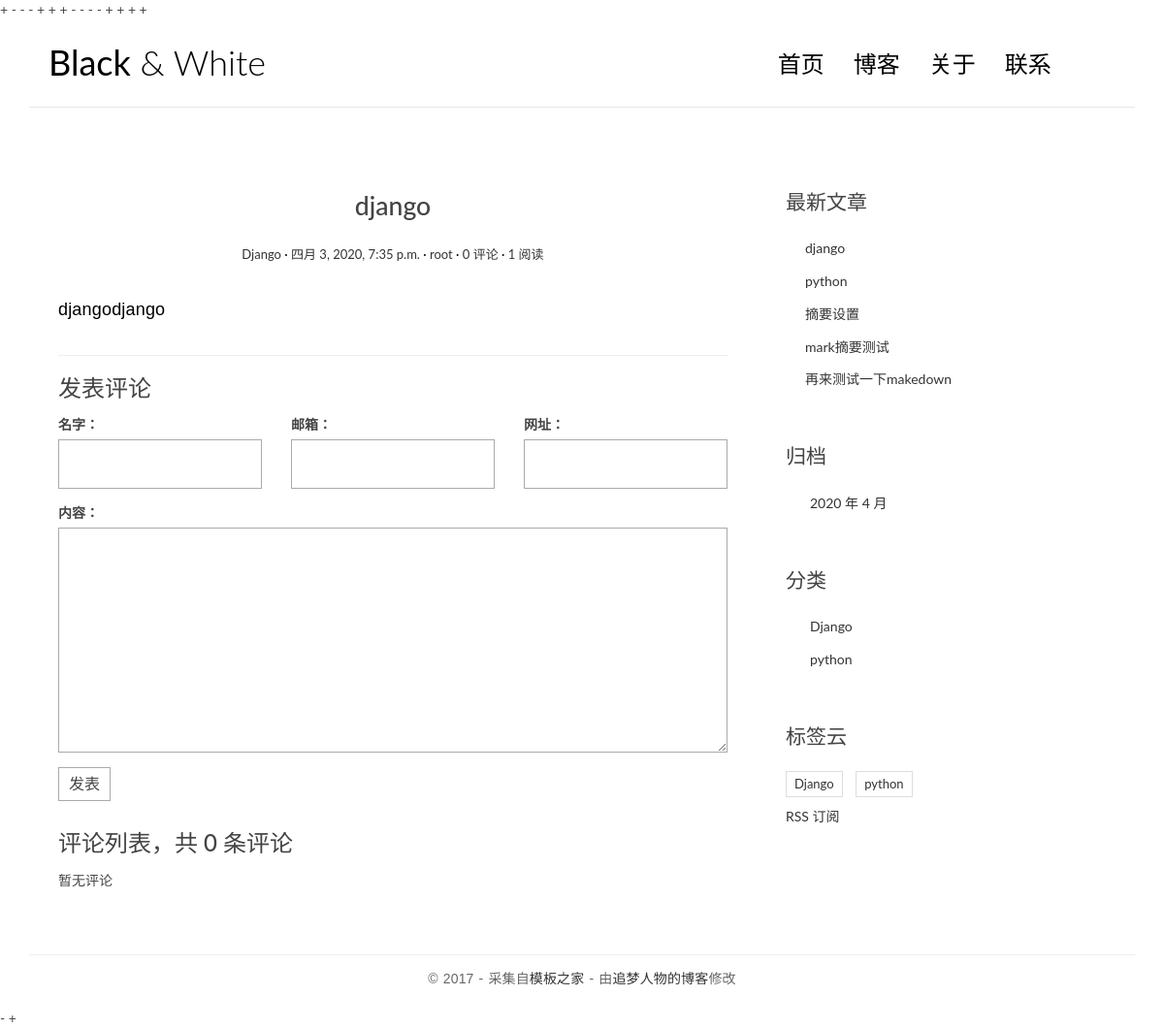
/posts/7, run on an earlier commit of the app's database.
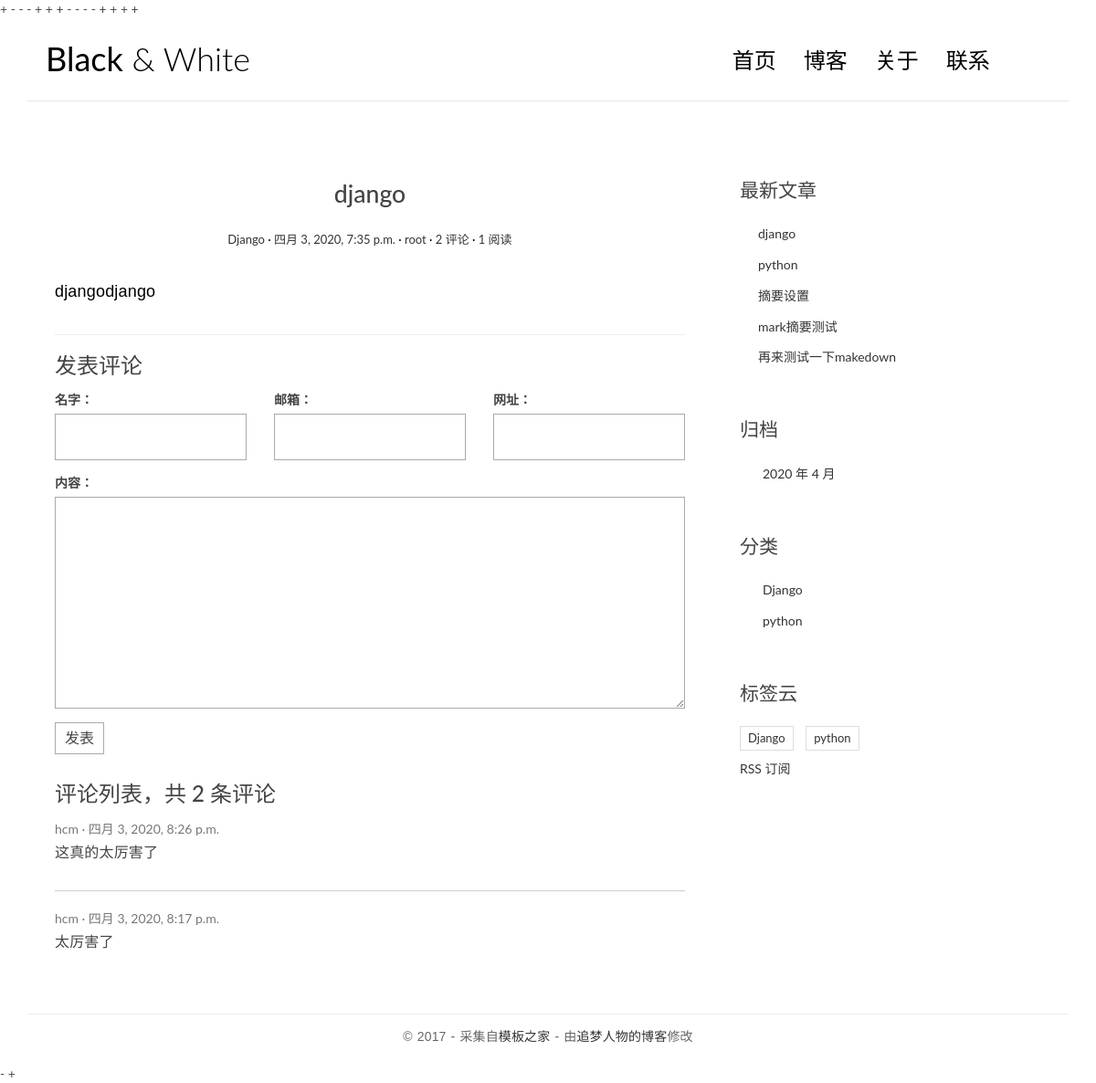
And on a later commit of the database.
### blog/models.py (models this page shows, shortened)
class Post(models.Model):
    title = models.CharField('标题', max_length=70)
    body = models.TextField('正文')
    created_time = models.DateTimeField('创建时间', default=timezone.now)
    modified_time = models.DateTimeField('修改时间')
    excerpt = models.CharField('摘要', max_length=200, blank=True)
    category = models.ForeignKey(Category, verbose_name='分类', on_delete=models.CASCADE)
    tags = models.ManyToManyField(Tag, verbose_name='标签', blank=True)
    author = models.ForeignKey(User, verbose_name='作者', on_delete=models.CASCADE)
    views = models.PositiveIntegerField(default=0, editable=False)
    class Meta:
        verbose_name = '文章'
        verbose_name_plural = verbose_name
    def save(self, *args, **kwargs):
        md = markdown.Markdown(extensions=[
            'markdown.extensions.extra',
            'markdown.extensions.codehilite',
        ])
        self.excerpt = strip_tags(md.convert(self.body))[:54]
        super().save(*args, **kwargs)
    def get_absolute_url(self):
        return reverse('blog:detail', kwargs = {
            'pk':self.pk
        })
    def increase_views(self):
        self.views += 1
        self.save(update_fields=['views'])

class Category(models.Model):
    name = models.CharField(max_length=100)
    class Meta:
        verbose_name = '分类'
        verbose_name_plural = verbose_name

class Tag(models.Model):
    name = models.CharField(max_length=100)
    class Meta:
        verbose_name = '标签'
        verbose_name_plural = verbose_name

### comments/models.py (models this page shows, shortened)
class Comment(models.Model):
    name = models.CharField('名字', max_length=50)
    email = models.EmailField('邮箱')
    url = models.URLField('网址', blank=True)
    text = models.TextField('内容')
    created_time = models.DateTimeField('创建时间', default=timezone.now)
    post = models.ForeignKey('blog.Post', verbose_name='文章', on_delete=models.CASCADE)
    class Meta:
        verbose_name = '评论'
        verbose_name_plural = verbose_name

### blog/views.py (the view)
# urls.py: path('posts/<int:pk>', views.detail, name = 'detail'),
def detail(request,pk):
    post = get_object_or_404(Post, pk=pk)
    post.increase_views()
    md = markdown.Markdown(extensions=[
        'markdown.extensions.extra',
        'markdown.extensions.codehilite',
        'markdown.extensions.toc',
        TocExtension(slugify=slugify),
    ])
    post.body = md.convert(post.body)
    m = re.search(r'<div class="toc">\s*<ul>(.*)</ul>\s*</div>', md.toc, re.S)
    post.toc = m.group(1) if m is not None else ''
    return render(request, 'blog/detail.html', context={'post': post})

### templates/blog/detail.html (shortened to what this page needs)
{% extends 'base.html' %}
{% load comments_extras %}
                {% block main %}
                    <article class="post post-{{ post.pk }}">
                         <header class="entry-header">
                        <h1 class="entry-title">{{ post.title }}</h1>
                        <div class="entry-meta">
                          <span class="post-category"><a href="#">{{ post.category.name }}</a></span>
                          <span class="post-date"><a href="#"><time class="entry-date"
                                                                    datetime="{{ post.created_time }}">{{ post.created_time }}</time></a></span>
                          <span class="post-author"><a href="#">{{ post.author }}</a></span>
                          <span class="comments-link"><a href="#comment-area">{{ post.comment_set.count }} 评论</a></span>
                          <span class="views-count"><a href="#">{{ post.views }} 阅读</a></span>
                        </div>
                      </header>
                      <div class="entry-content clearfix">
                        {{ post.body|safe }}
                      </div>
                    </article>
                <section class="comment-area" id="comment-area">
                <div>
                    <hr>
                        <h3>发表评论</h3>
                        {% show_comment_form post %}
                        <div class="comment-list-panel">
                            {% show_comments post %}
                        </div>
                    </div>
                </section>
                {% endblock main %}

### templates/base.html (shortened to what this page needs)
+ {% load static %}
{% load blog_extras %}
<!DOCTYPE html>
<html>
<head>
      - <link rel="stylesheet" href="css/bootstrap.min.css">
      <link rel="stylesheet" href="http://code.ionicframework.com/ionicons/2.0.1/css/ionicons.min.css">
      - <link rel="stylesheet" href="css/pace.css">
      - <link rel="stylesheet" href="css/custom.css">
      + <link rel="stylesheet" href="{% static 'blog/css/bootstrap.min.css' %}">
      + <link rel="stylesheet" href="{% static 'blog/css/pace.css' %}">
      + <link rel="stylesheet" href="{% static 'blog/css/custom.css' %}">
      - <script src="js/jquery-2.1.3.min.js"></script>
      - <script src="js/bootstrap.min.js"></script>
      - <script src="js/pace.min.js"></script>
      - <script src="js/modernizr.custom.js"></script>
      + <script src="{% static 'blog/js/jquery-2.1.3.min.js' %}"></script>
      + <script src="{% static 'blog/js/bootstrap.min.js' %}"></script>
      + <script src="{% static 'blog/js/pace.min.js' %}"></script>
      + <script src="{% static 'blog/js/modernizr.custom.js' %}"></script>
</head>
<body>
<div class="container">
    <header id="site-header">
        <div class="row">
            <div class="col-md-4 col-sm-5 col-xs-8">
                <div class="logo">
                    <h1><a href="{% url 'blog:index' %}"><b>Black</b> &amp; White</a></h1>
                </div>
            </div>
            <div class="col-md-8 col-sm-7 col-xs-4">
                <nav class="main-nav" role="navigation">
                    <div class="collapse navbar-collapse" id="bs-example-navbar-collapse-1">
                        <ul class="nav navbar-nav navbar-right">
                            <li class="cl-effect-11"><a href="{% url 'blog:index' %}" data-hover="首页">首页</a></li>
                            <li class="cl-effect-11"><a href="full-width.html" data-hover="博客">博客</a></li>
                            <li class="cl-effect-11"><a href="about.html" data-hover="关于">关于</a></li>
                            <li class="cl-effect-11"><a href="contact.html" data-hover="联系">联系</a></li>
                        </ul>
                    </div>
                </nav>
            </div>
        </div>
    </header>
</div>
<div class="content-body">
    <div class="container">
        <div class="row">
            <main class="col-md-8">
                {% block main %}
                {% endblock main %}
            </main>
            <aside class="col-md-4">
                {% show_recent_posts %}
                {% show_archives %}
                {% show_categories %}
                {% show_tags %}
                <a href=""> RSS 订阅</a>
            </aside>
        </div>
    </div>
</div>
<footer id="site-footer">
    <div class="container">
        <div class="row">
            <div class="col-md-12">
                <p class="copyright">&copy 2017 - 采集自<a href="http://www.cssmoban.com/"
                                                        target="_blank" title="模板之家">模板之家</a>
                    - 由<a href="http://zmrenwu.com/" title="网页模板" target="_blank">追梦人物的博客</a>修改
                </p>
            </div>
        </div>
    </div>
</footer>
- <script src="js/script.js' %}"></script>
+ <script src="{% static 'blog/js/script.js' %}"></script>
</body>
</html>

### templates/comments/inclusions/_form.html (shortened to what this page needs)
<!DOCTYPE html>
<html lang="en">
<head>
</head>
<body>
    <form action="{% url 'comments:comment' post.pk %}" method="post" class="comment-form">
      <div class="row">
        <div class="col-md-4">
          <label for="{{ form.name.id_for_label }}">{{ form.name.label }}：</label>
          {{ form.name }}
        </div>
        <div class="col-md-4">
          <label for="{{ form.email.id_for_label }}">{{ form.email.label }}：</label>
          {{ form.email }}
        </div>
        <div class="col-md-4">
          <label for="{{ form.url.id_for_label }}">{{ form.url.label }}：</label>
          {{ form.url }}
        </div>
        <div class="col-md-12">
          <label for="{{ form.text.id_for_label }}">{{ form.text.label }}：</label>
          {{ form.text }}
          <button type="submit" class="comment-btn">发表</button>
        </div>
      </div>
    </form>
</body>
</html>

### templates/comments/inclusions/_list.html (shortened to what this page needs)
<!DOCTYPE html>
<html lang="en">
<head>
</head>
<body>
    <h3>评论列表，共 <span>{{ comment_count }}</span> 条评论</h3>
        <ul class="comment-list list-unstyled">
          {% for comment in comment_list %}
            <li class="comment-item">
              <span class="nickname">{{ comment.name }}</span>
              <time class="submit-date" datetime="{{ comment.created_time }}">{{ comment.created_time }}</time>
              <div class="text">
                {{ comment.text|linebreaks }}
              </div>
            </li>
          {% empty %}
            暂无评论
          {% endfor %}
        </ul>
</body>
</html>

### templates/blog/inclusions/_recent_posts.html (shortened to what this page needs)
<!DOCTYPE html>
<html lang="en">
<head>
</head>
<body>
    <div class="widget widget-recent-posts">
  <h3 class="widget-title">最新文章</h3>
  <ul>
    {% for post in recent_post_list %}
      <li>
        <a href="{{ post.get_absolute_url }}">{{ post.title }}</a>
      </li>
    {% empty %}
      暂无文章！
    {% endfor %}
  </ul>
</div>
</body>
</html>

### templates/blog/inclusions/_archives.html (shortened to what this page needs)
<!DOCTYPE html>
<html lang="en">
<head>
</head>
<body>
    <div class="widget widget-archives">
      <h3 class="widget-title">归档</h3>
      <ul>
        {% for date in date_list %}
          <li>
            <a href="{% url 'blog:archive' date.year date.month %}">
                {{ date.year }} 年 {{ date.month }} 月
              </a>
          </li>
        {% empty %}
          暂无归档！
        {% endfor %}
      </ul>
    </div>
</body>
</html>

### templates/blog/inclusions/_categories.html (shortened to what this page needs)
<!DOCTYPE html>
<html lang="en">
<head>
</head>
<body>
    <div class="widget widget-category">
      <h3 class="widget-title">分类</h3>
      <ul>
        {% for category in category_list %}
          <li>
            <a href="{% url 'blog:category' category.pk %}">{{ category.name }}</a>
          </li>
        {% empty %}
          暂无分类！
        {% endfor %}
      </ul>
    </div>
</body>
</html>

### templates/blog/inclusions/_tags.html (shortened to what this page needs)
<!DOCTYPE html>
<html lang="en">
<head>
</head>
<body>
    <div class="widget widget-tag-cloud">
      <h3 class="widget-title">标签云</h3>
      <ul>
        {% for tag in tag_list %}
          <li>
            <a href="{% url 'blog:tag' tag.pk %}">{{ tag.name }}</a>
          </li>
        {% empty %}
          暂无标签！
        {% endfor %}
      </ul>
    </div>
</body>
</html>

What changed in the data, as far as the page shows it:
computed for Post "django": comment_set.count "0" → "2"
added Comment: name "hcm", created_time "四月 3, 2020, 8:26 p.m.", text "这真的太厉害了"
added Comment: name "hcm", created_time "四月 3, 2020, 8:17 p.m.", text "太厉害了"
Also different on the page:
{{ comment_count }}: "0" → "2"
text no longer shown: "暂无评论"
